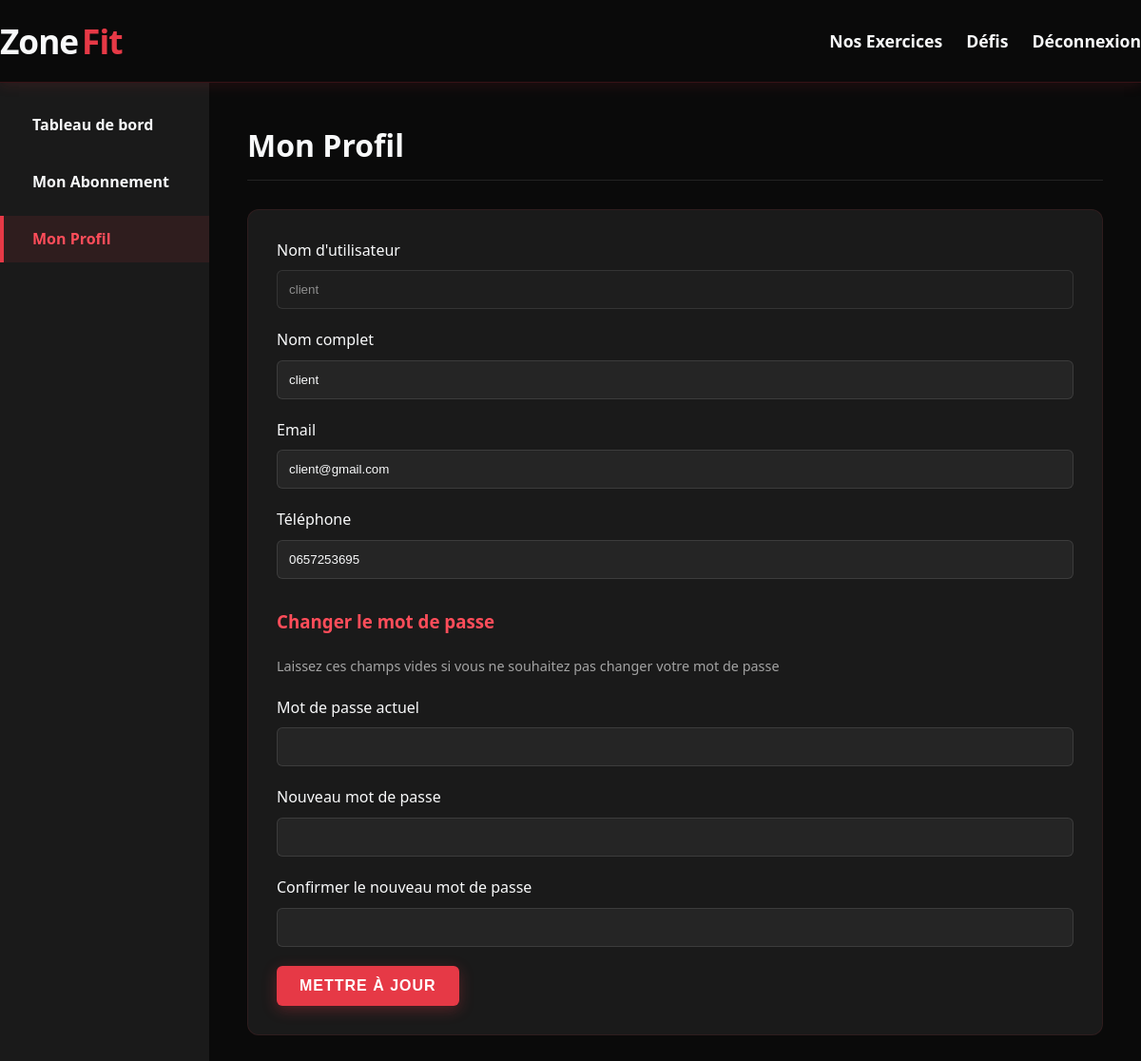
Screenshot of /client/profile.php (signed in) with the database file from the repository.
### tables this page shows
CREATE TABLE `users` (
  `id` int(11) NOT NULL,
  `username` varchar(50) NOT NULL,
  `password` varchar(255) NOT NULL,
  `email` varchar(100) NOT NULL,
  `role` enum('admin','coach','client') NOT NULL,
  `full_name` varchar(100) DEFAULT NULL,
  `phone` varchar(20) DEFAULT NULL,
  `created_at` timestamp NOT NULL DEFAULT current_timestamp()
);

### client/profile.php (the view, shortened to what this page needs)
<?php
include '../includes/config.php';
$user_id = $_SESSION['user_id'];
$stmt = $pdo->prepare("SELECT * FROM users WHERE id = ?");
$stmt->execute([$user_id]);
$user = $stmt->fetch();
include '../includes/header.php';
?>
<div class="dashboard">
    <div class="sidebar">
        <ul>
            <li><a href="dashboard.php"><i class="fas fa-tachometer-alt"></i> Tableau de bord</a></li>
            <li><a href="subscription.php"><i class="fas fa-credit-card"></i> Mon Abonnement</a></li>
            <li><a href="profile.php" class="active"><i class="fas fa-user"></i> Mon Profil</a></li>
        </ul>
    </div>
    <div class="main-content">
        <h2>Mon Profil</h2>
        <form method="post" class="card">
            <div class="form-group">
                <label for="username">Nom d'utilisateur</label>
                <input type="text" id="username" value="<?php echo htmlspecialchars($user['username']); ?>" disabled>
            </div>
            <div class="form-group">
                <label for="full_name">Nom complet</label>
                <input type="text" id="full_name" name="full_name" value="<?php echo htmlspecialchars($user['full_name']); ?>" required>
            </div>
            <div class="form-group">
                <label for="email">Email</label>
                <input type="email" id="email" name="email" value="<?php echo htmlspecialchars($user['email']); ?>" required>
            </div>
            <div class="form-group">
                <label for="phone">Téléphone</label>
                <input type="tel" id="phone" name="phone" value="<?php echo htmlspecialchars($user['phone']); ?>" required>
            </div>
            <h3>Changer le mot de passe</h3>
            <p class="password-note">Laissez ces champs vides si vous ne souhaitez pas changer votre mot de passe</p>
            <div class="form-group">
                <label for="current_password">Mot de passe actuel</label>
                <input type="password" id="current_password" name="current_password">
            </div>
            <div class="form-group">
                <label for="new_password">Nouveau mot de passe</label>
                <input type="password" id="new_password" name="new_password">
            </div>
            <div class="form-group">
                <label for="confirm_password">Confirmer le nouveau mot de passe</label>
                <input type="password" id="confirm_password" name="confirm_password">
            </div>
            <button type="submit" name="update_profile" class="btn">Mettre à jour</button>
        </form>
    </div>
</div>

### includes/header.php (style rules this page uses)
* { margin: 0; padding: 0; box-sizing: border-box; }
.btn { display: inline-block; background: var(--red); color: white; padding: 14px 32px; border-radius: 50px; text-decoration: none; font-weight: 700; text-transform: uppercase; letter-spacing: 1px; transition: var(--transition); border: none; cursor: pointer; font-size: 1.1rem; box-shadow: 0 4px 15px rgba(230, 57, 70, 0.3); }

### client/profile.php (style rules this page uses)
.dashboard { display: flex; min-height: 100vh; }
.main-content { flex: 1; padding: 40px; background: var(--black); }
h2 { font-size: 2rem; margin-bottom: 30px; border-bottom: 1px solid rgba(255, 255, 255, 0.1); padding-bottom: 10px; color: var(--light); }
h3 { color: var(--light-red); margin-top: 30px; margin-bottom: 20px; }
.sidebar { background: var(--dark-gray); width: 220px; padding: 20px 0; display: flex; flex-direction: column; gap: 10px; }
.sidebar ul { list-style: none; padding: 0; margin: 0; }
.sidebar ul li { margin-bottom: 10px; }
.sidebar ul li a { color: var(--light); text-decoration: none; padding: 12px 20px; display: flex; align-items: center; font-weight: 600; border-left: 4px solid transparent; transition: var(--transition); }
.sidebar ul li a.active, .sidebar ul li a:hover { border-left: 4px solid var(--red); background: rgba(230, 57, 70, 0.1); color: var(--light-red); }
.card { background: var(--dark-gray); padding: 30px; border-radius: 12px; border: 1px solid rgba(230, 57, 70, 0.1); transition: var(--transition); }
.form-group { margin-bottom: 20px; }
.form-group label { display: block; margin-bottom: 8px; color: var(--light); }
.form-group input { width: 100%; padding: 12px; border-radius: 6px; border: 1px solid rgba(255, 255, 255, 0.1); background: rgba(255, 255, 255, 0.05); color: var(--light); transition: var(--transition); }
.form-group input:disabled { background: rgba(255, 255, 255, 0.02); color: rgba(255, 255, 255, 0.5); }
.btn { background: var(--red); color: white; border: none; padding: 12px 24px; border-radius: 6px; cursor: pointer; transition: var(--transition); font-weight: 600; font-size: 1rem; }
.password-note { color: rgba(255, 255, 255, 0.6); font-size: 0.9rem; margin-bottom: 20px; }

### rows the page displays
users: username "client", full_name "client", email "client@gmail.com", phone "0657253695"
